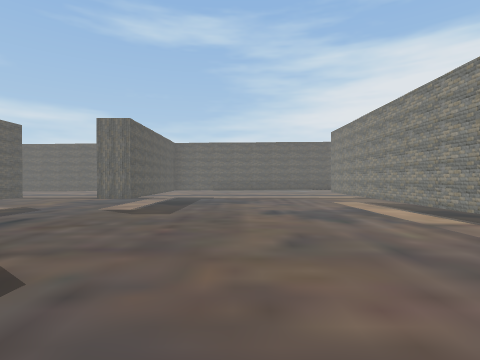
[1] (above)

24 first-person views from a walk through a Unity game level. The camera is 1.5 m above the floor, looks level and sees 80° across. The floor is counted in squares, 2 m on a side. Each view is taken from the middle of a square. On the plan, view 1 faces up. The plan holds only what a view shows up to about 10 squares ahead; the rest is blank. The place goes on beyond the plan. The player character is not drawn.

[2]
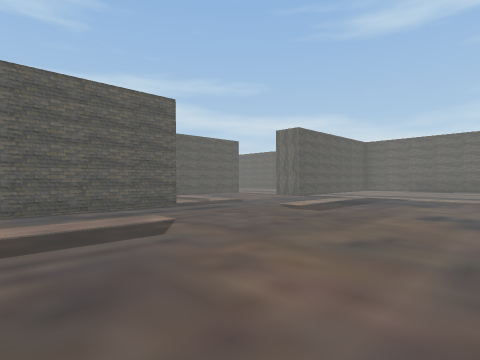

[3]
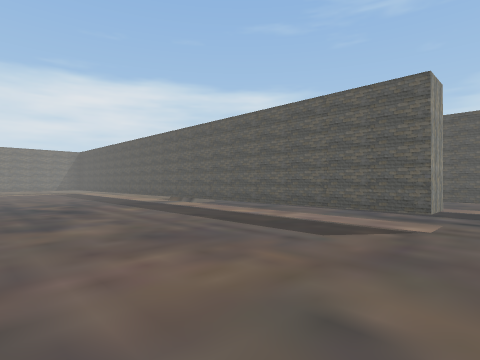

[4]
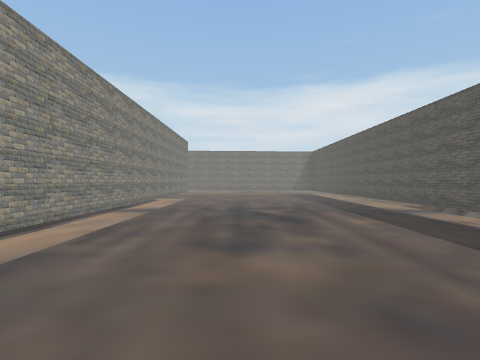

[5]
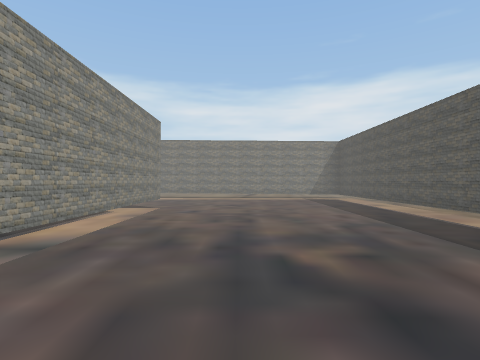

[6]
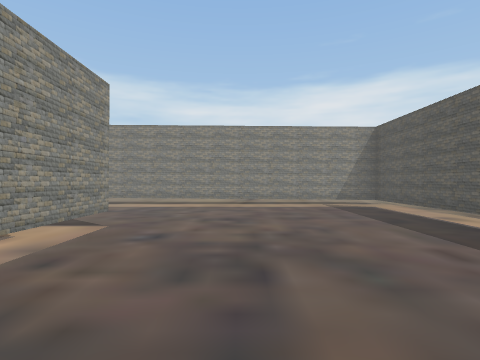

[7]
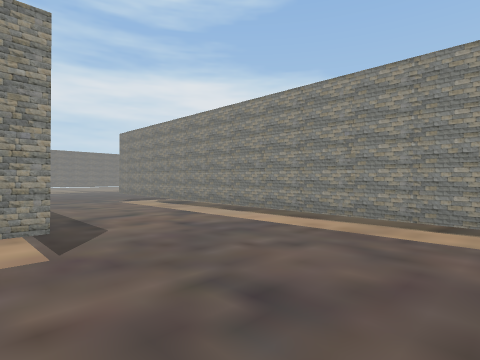

[8]
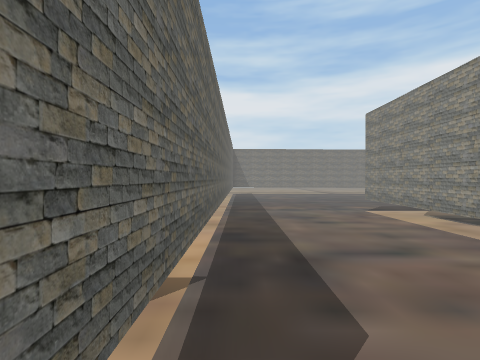

[9]
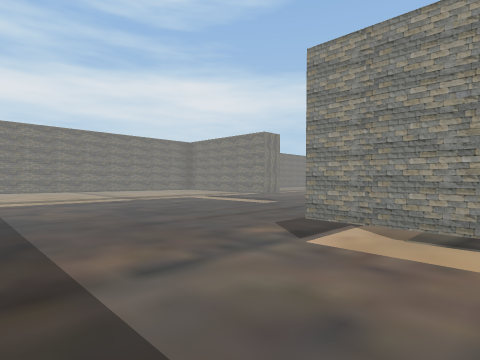

[10]
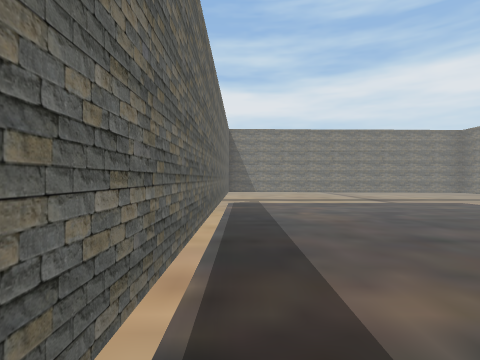

[11]
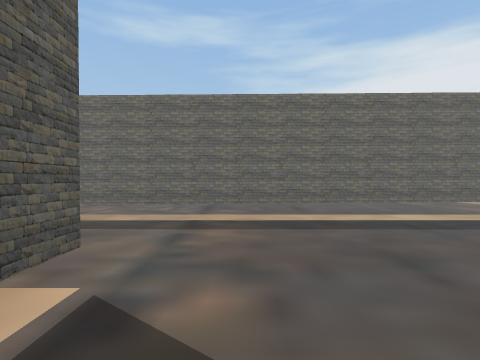

[12]
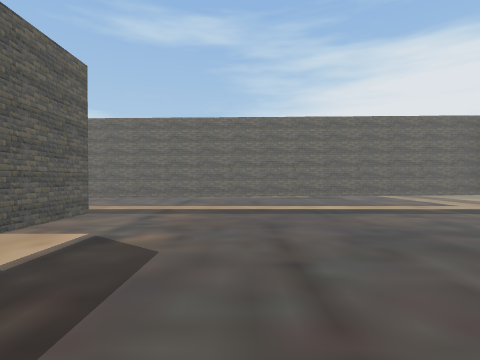

[13]
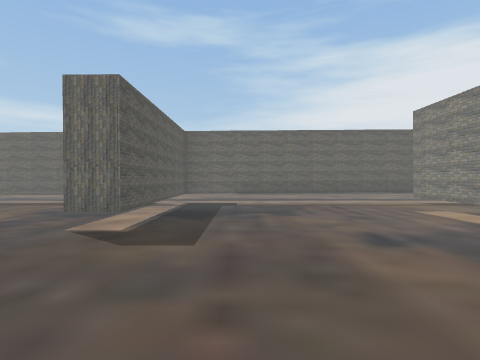

[14]
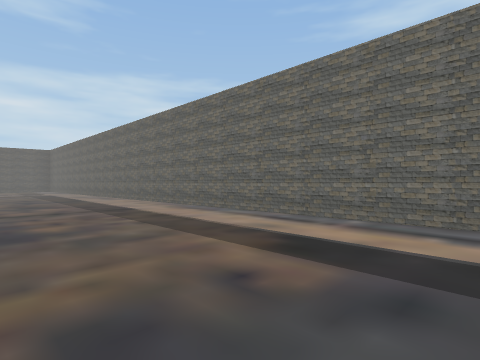

[15]
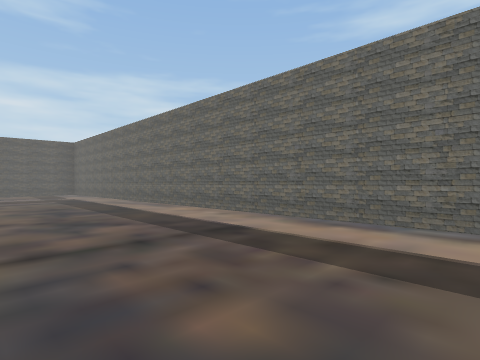

[16]
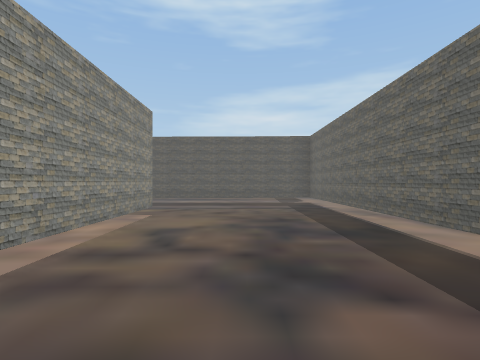

[17]
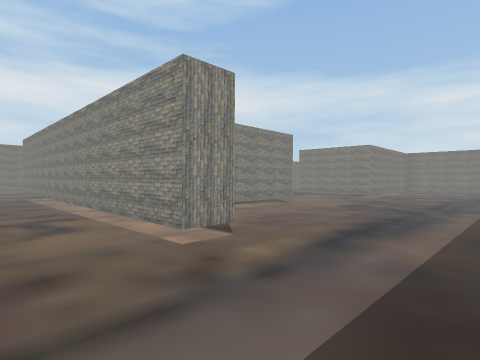

[18]
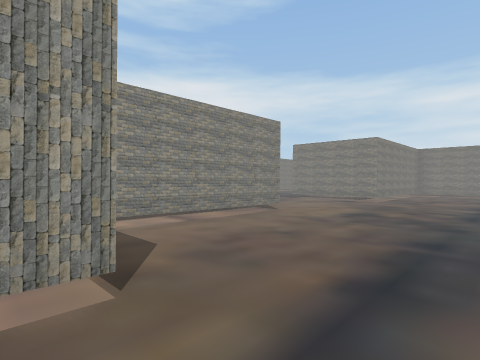

[19]
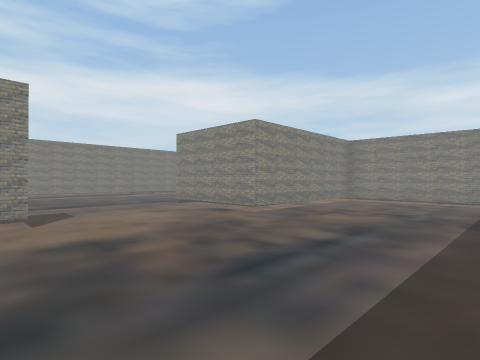

[20]
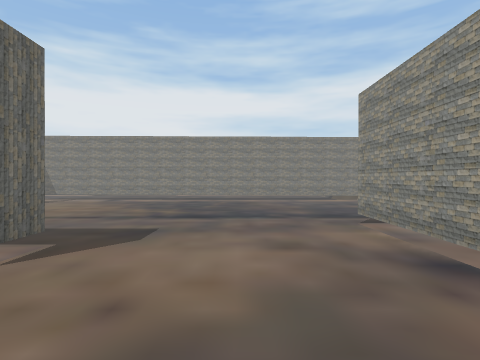

[21]
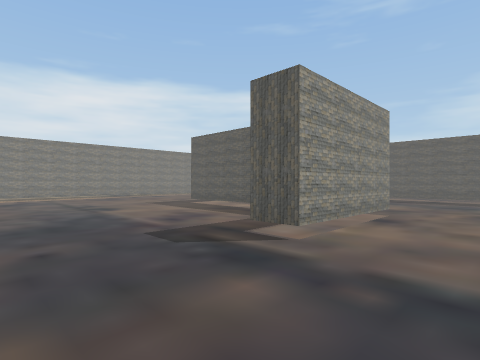

[22]
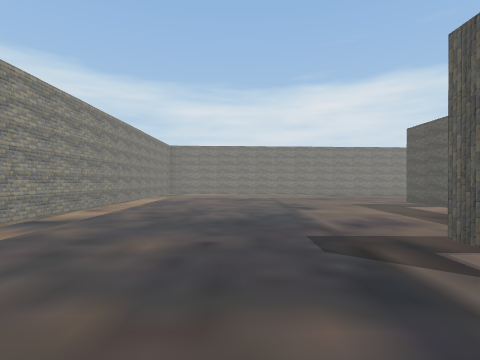

[23]
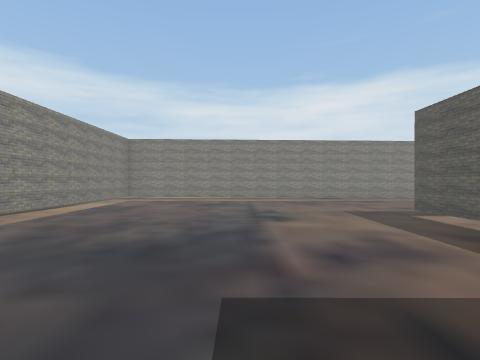

[24]
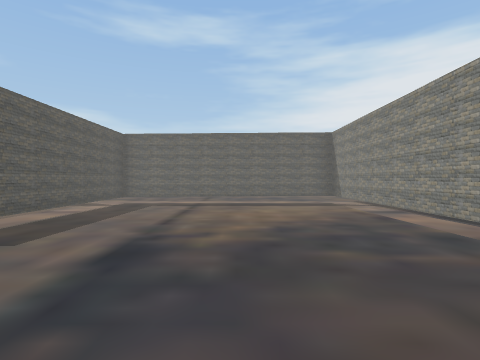

### Floor plan
Key: @ floor where view 1 was taken; # wall or solid block; . floor; ^ raised ledge; T thing the floor can be seen under or through.
Columns run from 21 left of view 1 to 19 right of it. Each row starts with its distance up from view 1.
 13 ####################
 12 #.................#.^^^^^^..
 11 #.................#.........
 10 #.................#........
  9 #.................#.....T .
  8 #...############..#.....T
  7 #......#......##........T
  6  ......#......##........T
  5  ......#......##........T
  4   .....#......##........T
  3  ......#......##..T.....
  2  .............# ..T.....
  1  .............# ..T.....
  0  .............# ..T..@..
 -1 #.............# ..T.....#
 -2 #.....###.....# ..T.....#
 -3 #.....###.....# ..T.....#
 -4   ....#.......#  ##.....#
 -5   ....#.......#  ##.....#             ..
 -6   ....#.......#   #.....#    ...........
 -7   #####.......#   #.....#   ............
 -8       #.......#   #.....#   ............
 -9       ........#   #.....####TTTTTTTTTTT##
-10      .........#   #.....................#
-11      .........#   #.....................#
-12           ##  #   #.....................#
-13                   ##############........#
-14                                #........#
-15                                 ........#
-16                                 ........#
-17                                  .... ..#

Where each view was taken, in squares from view 1:
view 1: 0 up, 0 right, facing up
view 2: 0 up, 2 right, facing up-left
view 3: 4 up, 2 right, facing down-left
view 4: 2 up, 1 right, facing down
view 5: 2 down, 1 right, facing down
view 6: 5 down, 1 right, facing down
view 7: 9 down, 0 right, facing down-right
view 8: 10 down, 3 right, facing right
view 9: 10 down, 8 right, facing down-right
view 10: 10 down, 9 right, facing right
view 11: 15 down, 11 right, facing up
view 12: 17 down, 12 right, facing up
view 13: 3 up, 1 left, facing up
view 14: 9 up, 4 left, facing up-left
view 15: 9 up, 8 left, facing up-left
view 16: 10 up, 11 left, facing left
view 17: 10 up, 20 left, facing down-right
view 18: 8 up, 19 left, facing down-right
view 19: 3 up, 20 left, facing down-right
view 20: 0 up, 17 left, facing right
view 21: 0 up, 9 left, facing down-left
view 22: 0 up, 10 left, facing down
view 23: 2 down, 11 left, facing down
view 24: 2 down, 10 left, facing up
